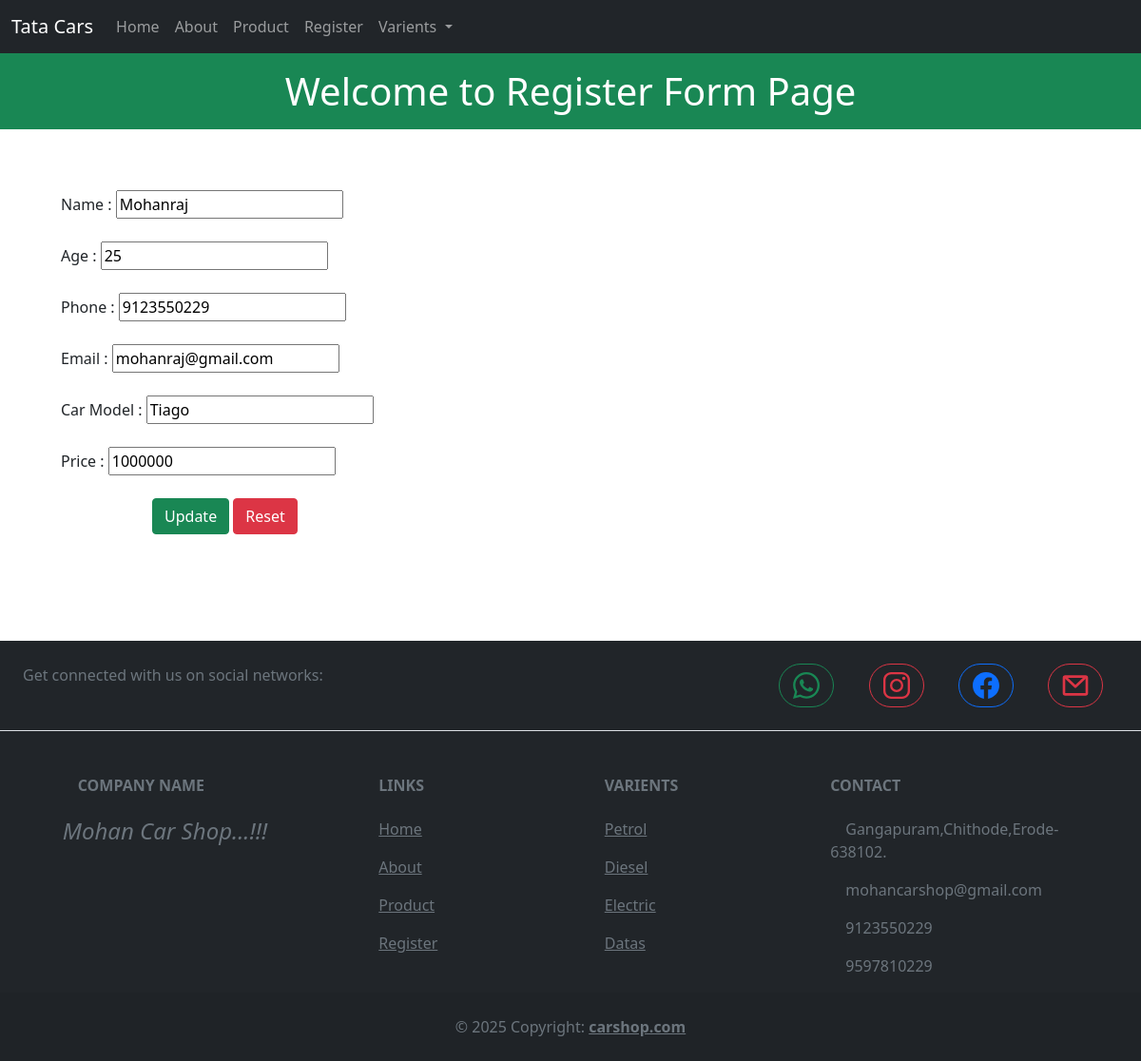
/update/24/, run on the app's committed database.
### mycar/models.py (models this page shows)
class myuser(models.Model):
    Name=models.CharField(max_length=20)
    Age=models.IntegerField()
    Phone=models.BigIntegerField()
    Email=models.EmailField()
    Model=models.CharField(max_length=20)
    Price=models.IntegerField()

### mycar/views.py (the view)
# urls.py: path('update/<int:id>/',update,name="update"),
def update(request,id):
    user=myuser.objects.get(id=id)
    return render(request,'./form/update.html',{"user":user})

### mycar/Templates/Form/update.html (shortened to what this page needs)
{% extends 'nav.html' %}
{% block content %}
<!DOCTYPE html>
<html lang="en">
<head>
    <link href="https://cdn.jsdelivr.net/npm/bootstrap@5.0.2/dist/css/bootstrap.min.css" rel="stylesheet">
</head>
<body>
  <h1 class="bg-success text-center text-white p-3">Welcome to Register Form Page</h1>
  <form action="{% url 'updaterec' user.id %}" method="post">
    <div class="container m-5 p-3">
      Name : <input type="text" name="name" value="{{user.Name}}"/><br><br>
      Age : <input  type="number" name="age" value="{{user.Age}}"/><br><br>
      Phone : <input type="bignumber" name="phone" value="{{user.Phone}}"/><br><br>
      Email : <input type="email" name="email" value="{{user.Email}}"/><br><br>
      Car Model : <input type="text" name="model" value="{{user.Model}}"/><br><br>
      Price : <input type="number" name="price" value="{{user.Price}}"/><br><br>
       <div class="container mx-5 px-5">
         <button class="btn btn-success" type="submit">Update</button>
          <button class="btn btn-danger" type="reset">Reset</button>
        </div>
    </div>
  </form><br><br>
</body>
</html>
{% endblock %}

### data on the page
myuser: name "Mohanraj", age "25", phone "9123550229", email "mohanraj@gmail.com", model "Tiago", price "1000000"
